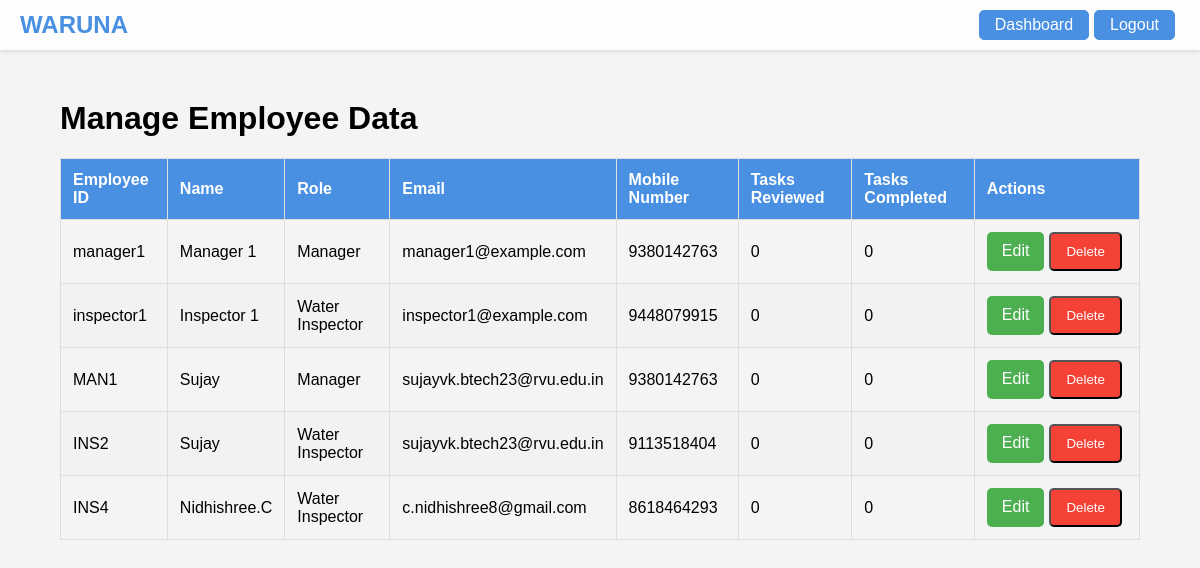
The app's page /manage_employees, older data.
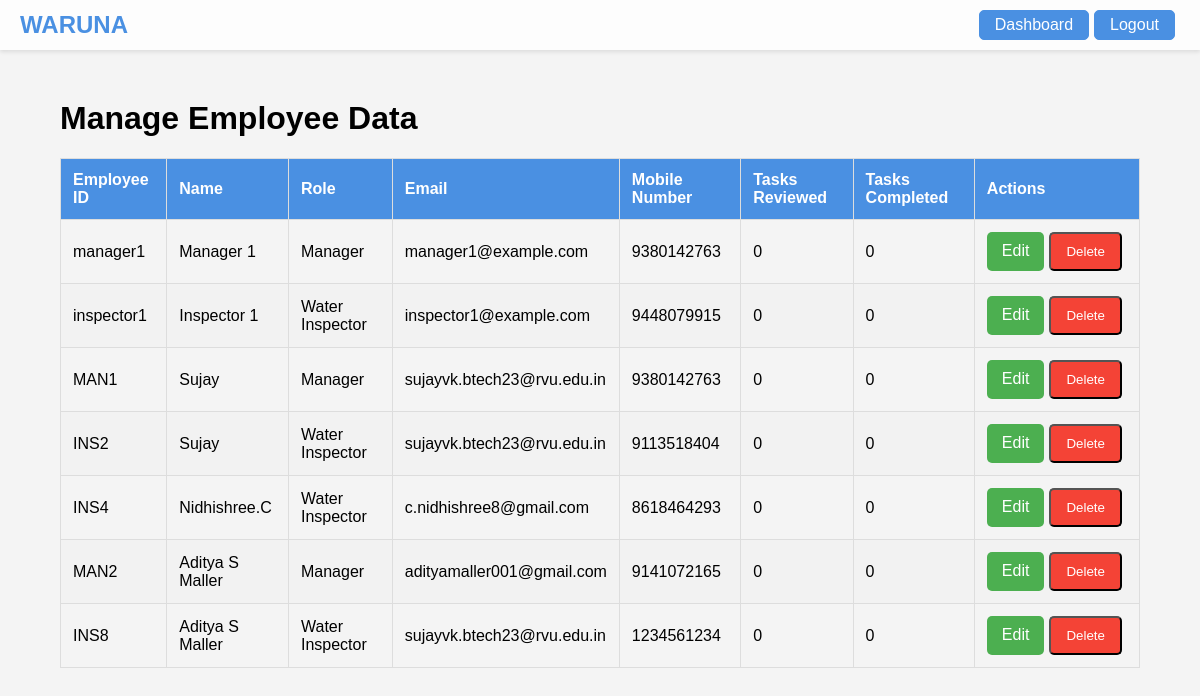
The same page, newer data.
### tables this page shows
CREATE TABLE employees
                 (employee_id TEXT PRIMARY KEY, name TEXT, password TEXT, role TEXT,
                 email TEXT, mobile_no TEXT, tasks_reviewed INTEGER DEFAULT 0,
                 tasks_completed INTEGER DEFAULT 0);

### app.py (the view)
@app.route('/manage_employees')
def manage_employees():
    conn = get_db_connection()
    c = conn.cursor()
    c.execute("SELECT employee_id, name, role, email, mobile_no, tasks_reviewed, tasks_completed FROM employees")
    employees = c.fetchall()
    conn.close()
    return render_template('manage_employees.html', employees=employees)

### app.py (called while the page is built)
def get_db_connection():
    conn = sqlite3.connect('waruna.db')
    conn.row_factory = sqlite3.Row
    return conn

### templates/manage_employees.html (shortened to what this page needs)
<!DOCTYPE html>
<html lang="en">
<head>
</head>
<body>
    <nav class="navbar">
        <a class="navbar-brand" href="#">WARUNA</a>
        <div class="boxes">
            <div class="login-box"><a class="nav-link" href="/dashboard">Dashboard</a></div>
            <div class="login-box"><a class="nav-link" href="/logout">Logout</a></div>
        </div>
    </nav>
    <div class="container">
        <h1>Manage Employee Data</h1>
        <table>
            <thead>
                <tr>
                    <th>Employee ID</th>
                    <th>Name</th>
                    <th>Role</th>
                    <th>Email</th>
                    <th>Mobile Number</th>
                    <th>Tasks Reviewed</th>
                    <th>Tasks Completed</th>
                    <th>Actions</th>
                </tr>
            </thead>
            <tbody>
                {% for employee in employees %}
                <tr>
                    <td>{{ employee[0] }}</td>
                    <td>{{ employee[1] }}</td>
                    <td>{{ employee[2] }}</td>
                    <td>{{ employee[3] }}</td>
                    <td>{{ employee[4] }}</td>
                    <td>{{ employee[5] }}</td>
                    <td>{{ employee[6] }}</td>
                    <td>
                        <div class="boxes">
                        <a class="btn btn-edit" href="{{ url_for('edit_employee_page', employee_id=employee[0]) }}">Edit</a>
                        <form action="{{ url_for('delete_employee', employee_id=employee.employee_id) }}" method="post" style="display:inline;">
                            <button type="submit" class="btn btn-delete">Delete</button>
                        </form>
                    </div>
                    </td>
                </tr>
                {% endfor %}
            </tbody>
        </table>
    </div>
</body>
</html>

### templates/manage_employees.html (style rules this page uses)
body { font-family: Arial, sans-serif; background-color: #f4f4f4; margin: 0; padding: 0; }
.navbar { background: rgba(255, 255, 255, 0.8); padding: 10px 20px; display: flex; justify-content: space-between; align-items: center; box-shadow: 0 2px 4px rgba(0, 0, 0, 0.1); }
.navbar-brand { font-weight: bold; color: #4A90E2; text-decoration: none; font-size: 1.5rem; }
.login-box { border: 1px solid #4A90E2; padding: 5px 15px; border-radius: 5px; background: #4A90E2; color: white; margin-right: 5px; }
.login-box a { color: white; text-decoration: none; }
.boxes { display: flex; }
.container { margin: 50px auto; width: 90%; max-width: 1200px; }
table { width: 100%; border-collapse: collapse; margin-bottom: 20px; }
table, th, td { border: 1px solid #ddd; }
th, td { padding: 12px; text-align: left; }
th { background-color: #4A90E2; color: white; }
tr:nth-child(even) { background-color: #f2f2f2; }
.btn { padding: 10px 15px; text-align: center; text-decoration: none; display: inline-block; border-radius: 5px; cursor: pointer; margin-right: 5px; }
.btn-edit { background-color: #4CAF50; color: white; }
.btn-delete { background-color: #f44336; color: white; }

Row changes from the older to the newer data that the page shows:
added employees: employee_id "MAN2", name "Aditya S Maller", role "Manager", email "adityamaller001@gmail.com", mobile_no "9141072165", tasks_reviewed "0", tasks_completed "0"
added employees: employee_id "INS8", name "Aditya S Maller", role "Water Inspector", email "sujayvk.btech23@rvu.edu.in", mobile_no "1234561234", tasks_reviewed "0", tasks_completed "0"
